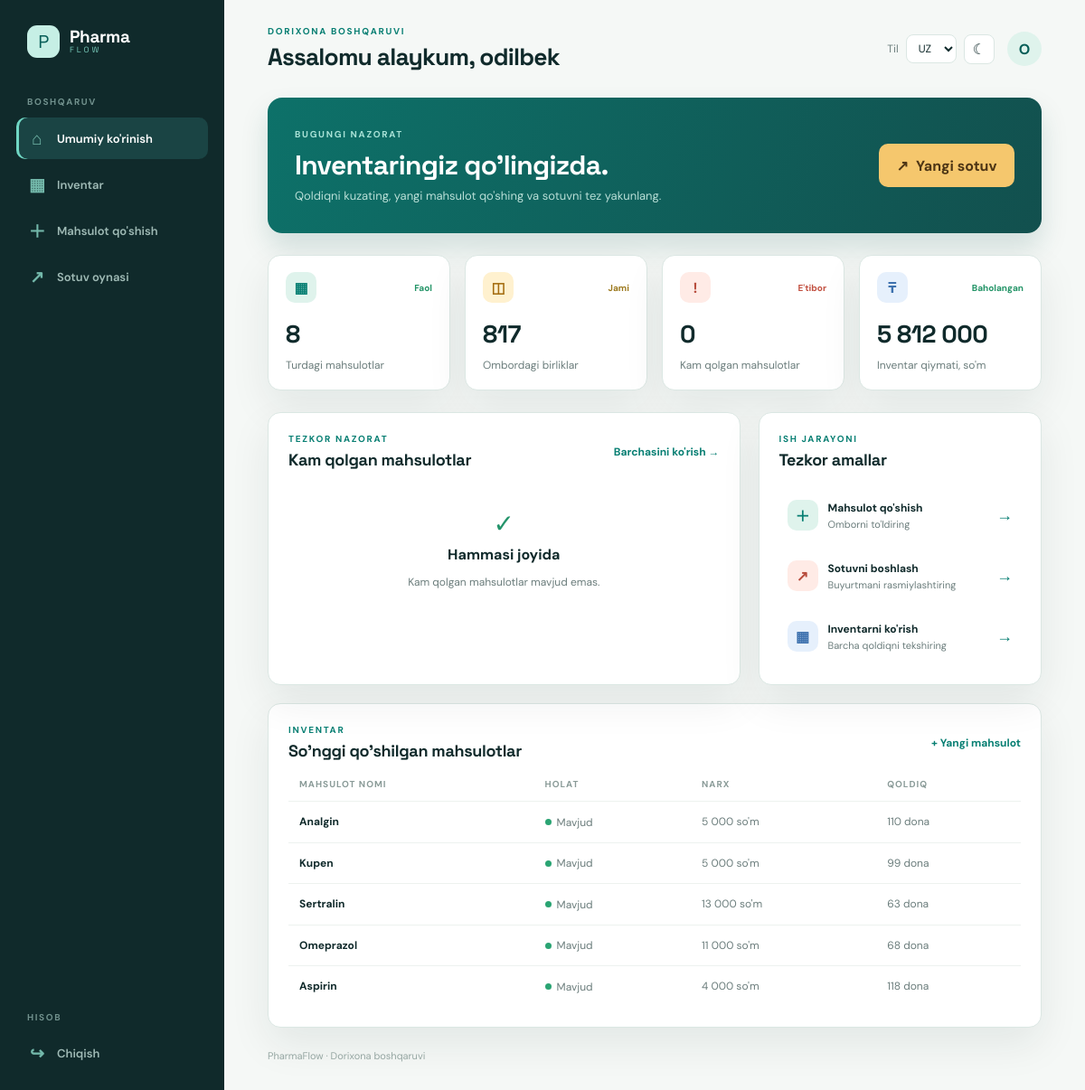
The page /dashboard.php (signed in) on the database its author committed.
### tables this page shows
CREATE TABLE `users` (
  `id` int NOT NULL,
  `username` varchar(50) NOT NULL,
  `phone` varchar(15) NOT NULL,
  `password` varchar(255) NOT NULL
);

CREATE TABLE `products` (
  `id` int NOT NULL,
  `name` varchar(255) NOT NULL,
  `quantity` int NOT NULL,
  `price` int NOT NULL
);

### dashboard.php (the view, shortened to what this page needs)
<?php
require_once 'db.php';
$userStmt = $conn->prepare('SELECT username FROM users WHERE id = ?');
$userStmt->bind_param('i', $_SESSION['user_id']);
$userStmt->execute();
$user = $userStmt->get_result()->fetch_assoc();
$summary = $conn->query('SELECT COUNT(*) AS product_count, COALESCE(SUM(quantity), 0) AS stock_count, COALESCE(SUM(price * quantity), 0) AS inventory_value FROM products')->fetch_assoc();
$lowStock = $conn->query('SELECT name, quantity, price FROM products WHERE quantity <= 20 ORDER BY quantity ASC, name ASC LIMIT 5');
$latestProducts = $conn->query('SELECT name, quantity, price FROM products ORDER BY id DESC LIMIT 5');
$displayName = $user ? $user['username'] : 'Foydalanuvchi';
?>
<!DOCTYPE html>
<html lang="uz">
<head>
    <link rel="stylesheet" href="styles.css">
</head>
<body class="app-body">
<div class="app-shell">
    <aside class="sidebar" id="sidebar">
        <div class="brand"><span class="brand-mark">P</span><span><strong>Pharma</strong><small>FLOW</small></span></div>
        <div class="sidebar-label">Boshqaruv</div>
        <nav class="main-nav" aria-label="Asosiy navigatsiya">
            <a class="nav-link active" href="dashboard.php"><span class="nav-icon">⌂</span>Umumiy ko'rinish</a>
            <a class="nav-link" href="view_products.php"><span class="nav-icon">▦</span>Inventar</a>
            <a class="nav-link" href="add_product.php"><span class="nav-icon">＋</span>Mahsulot qo'shish</a>
            <a class="nav-link" href="sell_products.php"><span class="nav-icon">↗</span>Sotuv oynasi</a>
        </nav>
        <div class="sidebar-footer"><div class="sidebar-label">Hisob</div><a class="nav-link" href="logout.php"><span class="nav-icon">↪</span>Chiqish</a></div>
    </aside>
    <main class="main-content">
        <header class="topbar">
            <div class="topbar-copy"><span class="eyebrow">Dorixona boshqaruvi</span><h1>Assalomu alaykum, <?php echo htmlspecialchars($displayName, ENT_QUOTES, 'UTF-8'); ?></h1></div>
            <div class="topbar-actions">
                <div class="preferences compact-preferences"><label for="languageSelect">Til</label><select id="languageSelect" aria-label="Tilni tanlang"><option value="uz">UZ</option><option value="ru">RU</option><option value="en">EN</option></select><button type="button" id="themeToggle" class="theme-toggle" aria-label="Qurilma mavzusidan foydalanish">☾</button></div>
                <div class="avatar" title="Profil"><?php echo strtoupper(substr($displayName, 0, 1)); ?></div>
            </div>
        </header>
        <section class="welcome-strip"><div><span class="eyebrow light-eyebrow">Bugungi nazorat</span><h2>Inventaringiz qo'lingizda.</h2><p>Qoldiqni kuzating, yangi mahsulot qo'shing va sotuvni tez yakunlang.</p></div><a class="primary-action" href="sell_products.php"><span>↗</span> Yangi sotuv</a></section>
        <section class="stats-grid" aria-label="Asosiy ko'rsatkichlar">
            <article class="stat-card"><div class="stat-heading"><span class="stat-icon teal">▦</span><span class="trend up">Faol</span></div><strong><?php echo (int) $summary['product_count']; ?></strong><span class="stat-label">Turdagi mahsulotlar</span></article>
            <article class="stat-card"><div class="stat-heading"><span class="stat-icon amber">◫</span><span class="trend neutral">Jami</span></div><strong><?php echo number_format((int) $summary['stock_count'], 0, '.', ' '); ?></strong><span class="stat-label">Ombordagi birliklar</span></article>
            <article class="stat-card"><div class="stat-heading"><span class="stat-icon coral">!</span><span class="trend warning">E'tibor</span></div><strong><?php echo $lowStock->num_rows; ?></strong><span class="stat-label">Kam qolgan mahsulotlar</span></article>
            <article class="stat-card"><div class="stat-heading"><span class="stat-icon blue">₸</span><span class="trend up">Baholangan</span></div><strong><?php echo number_format((int) $summary['inventory_value'], 0, '.', ' '); ?></strong><span class="stat-label">Inventar qiymati, so'm</span></article>
        </section>
        <section class="content-grid">
            <article class="panel inventory-panel"><div class="panel-header"><div><span class="eyebrow">Tezkor nazorat</span><h2>Kam qolgan mahsulotlar</h2></div><a class="text-link" href="view_products.php">Barchasini ko'rish →</a></div>
                <?php if ($lowStock->num_rows > 0): ?><div class="product-list"><?php while ($product = $lowStock->fetch_assoc()): ?><div class="product-row"><span class="product-avatar"><?php echo strtoupper(substr($product['name'], 0, 1)); ?></span><div class="product-info"><strong><?php echo htmlspecialchars($product['name'], ENT_QUOTES, 'UTF-8'); ?></strong><span><?php echo number_format((int) $product['price'], 0, '.', ' '); ?> so'm / birlik</span></div><span class="stock-pill <?php echo (int) $product['quantity'] <= 5 ? 'critical' : ''; ?>"><?php echo (int) $product['quantity']; ?> qoldi</span></div><?php endwhile; ?></div><?php else: ?><div class="empty-state"><span>✓</span><strong>Hammasi joyida</strong><p>Kam qolgan mahsulotlar mavjud emas.</p></div><?php endif; ?>
            </article>
            <article class="panel quick-panel"><div class="panel-header"><div><span class="eyebrow">Ish jarayoni</span><h2>Tezkor amallar</h2></div></div><div class="quick-actions"><a href="add_product.php" class="quick-action"><span class="action-icon teal">＋</span><span><strong>Mahsulot qo'shish</strong><small>Omborni to'ldiring</small></span><span class="arrow">→</span></a><a href="sell_products.php" class="quick-action"><span class="action-icon coral">↗</span><span><strong>Sotuvni boshlash</strong><small>Buyurtmani rasmiylashtiring</small></span><span class="arrow">→</span></a><a href="view_products.php" class="quick-action"><span class="action-icon blue">▦</span><span><strong>Inventarni ko'rish</strong><small>Barcha qoldiqni tekshiring</small></span><span class="arrow">→</span></a></div></article>
        </section>
        <section class="panel recent-panel"><div class="panel-header"><div><span class="eyebrow">Inventar</span><h2>So'nggi qo'shilgan mahsulotlar</h2></div><a class="text-link" href="add_product.php">+ Yangi mahsulot</a></div><div class="table-wrap"><table class="modern-table"><thead><tr><th>Mahsulot nomi</th><th>Holat</th><th>Narx</th><th>Qoldiq</th></tr></thead><tbody><?php while ($product = $latestProducts->fetch_assoc()): ?><tr><td><strong><?php echo htmlspecialchars($product['name'], ENT_QUOTES, 'UTF-8'); ?></strong></td><td><span class="status-dot"><i></i><?php echo (int) $product['quantity'] > 20 ? 'Mavjud' : 'Kam qoldi'; ?></span></td><td><?php echo number_format((int) $product['price'], 0, '.', ' '); ?> so'm</td><td><?php echo (int) $product['quantity']; ?> dona</td></tr><?php endwhile; ?></tbody></table></div></section>
        <footer class="page-footer">PharmaFlow · Dorixona boshqaruvi</footer>
    </main>
</div>
</body>
</html>

### rows shown on the page
users: username "odilbek", username "O"
products: name "Analgin", shows "Mavjud", price "5 000", quantity "110"
products: name "Kupen", shows "Mavjud", price "5 000", quantity "99"
products: name "Sertralin", shows "Mavjud", price "13 000", quantity "63"
products: name "Omeprazol", shows "Mavjud", price "11 000", quantity "68"
products: name "Aspirin", shows "Mavjud", price "4 000", quantity "118"

### other values the page prints
$summary['product_count'] "8"
$summary['stock_count'] "817"
$lowStock->num_rows "0"
$summary['inventory_value'] "5 812 000"
